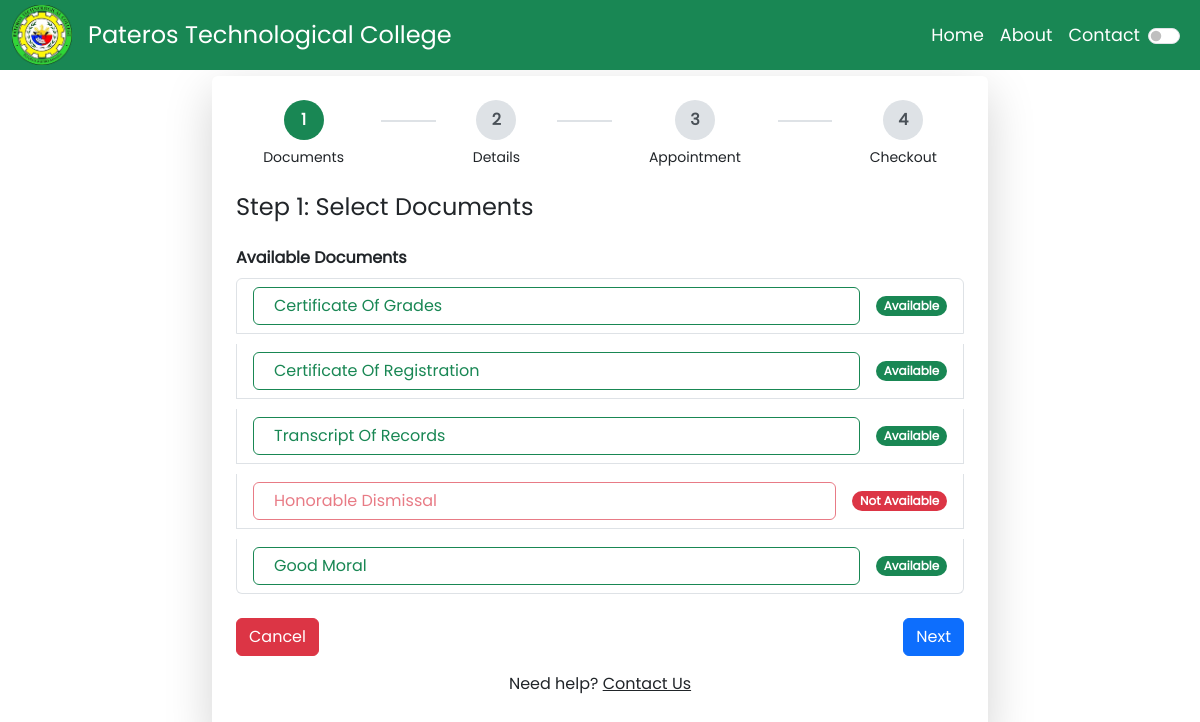
Before: /student/add-request.php (signed in) with the older database file.
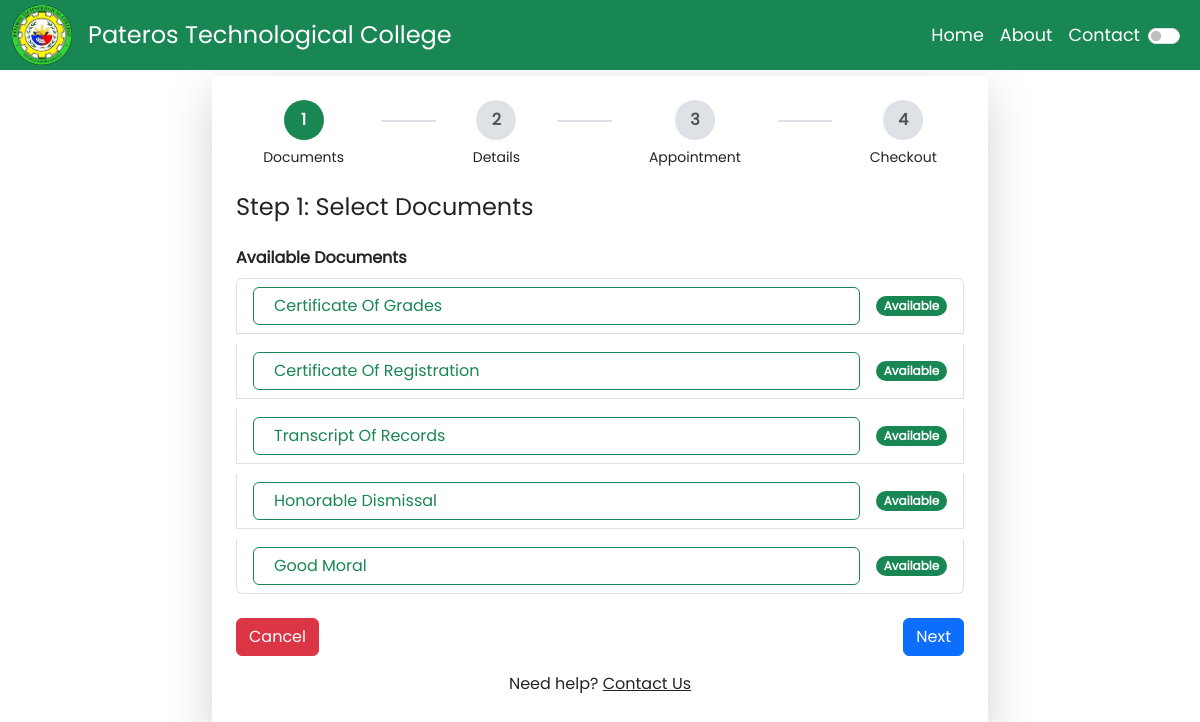
After: the same page with the newer database file.
### tables this page shows
CREATE TABLE `documents` (
  `id` int(15) NOT NULL,
  `code` varchar(15) NOT NULL,
  `name` varchar(255) NOT NULL,
  `price` int(15) NOT NULL,
  `is_available` enum('yes','no') NOT NULL DEFAULT 'yes',
  `eta` int(15) NOT NULL
);

### config/db.php (called while the page is built, shortened)
<?php
class class_model {
    private string $host = "localhost";
    private string $user = "root";
    private string $pass = "";
    private string $dbname = "practice2";
    private mysqli $mysqli;
    public function __construct()
    {
        $this->mysqli = new mysqli($this->host, $this->user, $this->pass, $this->dbname);
    }
    public function getDocuments() {
        $sql = "SELECT * FROM documents";
        $result = $this->mysqli->query($sql);
        return $result->fetch_all(MYSQLI_ASSOC);
    }
}

### student/add-request.php (the view, shortened to what this page needs)
<?php
require_once '../config/db.php';
$cm = new class_model();
?>
<!DOCTYPE html>
<html lang="en">
<head>
    <link rel="stylesheet" href="../vendor/bootstrapv5/css/bootstrap.min.css">
    <link rel="stylesheet" href="../assets/css/app.css">
    <link rel="stylesheet" href="https://cdn.jsdelivr.net/npm/flatpickr/dist/flatpickr.min.css">
</head>
<body>
<header class="text-white text-center">
    <nav class="navbar ">
        <nav class="container-fluid bg-success navbar-expand-lg navbar-light fixed-top">
            <a class="navbar-brand text-white d-none d-lg-flex align-items-center" href="/drmsv3/student/index.php">
                <img src="../assets/images/logo.png" alt="PTC Logo" style="width: 60px; height: 60px;" class="me-3">
                <span style="font-size: 1.50rem; line-height: 60px;">Pateros Technological College</span>
            </a>
            <div class="collapse navbar-collapse" id="navbarNav">
                <ul class="navbar-nav ms-auto align-items-center">
                    <li class="nav-item">
                        <a class="nav-link active text-white" aria-current="page" href="#" style="font-size: 1.1rem;">Home</a>
                    </li>
                    <li class="nav-item">
                        <a class="nav-link text-white" href="#" style="font-size: 1.1rem;">About</a>
                    </li>
                    <li class="nav-item">
                        <a class="nav-link text-white" href="#" style="font-size: 1.1rem;">Contact</a>
                    </li>
                    <li class="nav-item">
                        <div class="form-check form-switch d-flex align-items-center">
                            <input class="form-check-input me-2" type="checkbox" id="themeToggle">
                        </div>
                    </li>
                </ul>
            </div>
    </nav>
</header>
<div class="container mt-1 py-1" style="max-width: 1200px;">
    <div class="row justify-content-center align-items-center mt-1 g-10">
        <div class="col-md-8 mt-5">
            <div class="p-4 shadow-lg rounded" style="background-color: var(--bg-color);">
                <div class="d-flex justify-content-between mb-4" id="stepper">
                    <div class="text-center flex-fill">
                        <div class="circle active" id="step-circle-0">1</div>
                        <small>Documents</small>
                    </div>
                    <div class="line"></div>
                    <div class="text-center flex-fill">
                        <div class="circle" id="step-circle-1">2</div>
                        <small>Details</small>
                    </div>
                    <div class="line"></div>
                    <div class="text-center flex-fill">
                        <div class="circle" id="step-circle-2">3</div>
                        <small>Appointment</small>
                    </div>
                    <div class="line"></div>
                    <div class="text-center flex-fill">
                        <div class="circle" id="step-circle-3">4</div>
                        <small>Checkout</small>
                    </div>
                </div>
                <form id="addRequestForm">
                    <div class="step active" id="step1">
                        <h4 class="mb-4">Step 1: Select Documents</h4>
                        <?php $result = $cm->getDocuments(); ?>
                        <?php if (!empty($result)): ?>
                            <div class="mb-3">
                                <label for="document_selection" class="form-label fw-bold">Available Documents</label>
                                <ul id="document_selection" class="list-group">
                                    <?php foreach ($result as $row):
                                        $docId = htmlspecialchars($row['id']);
                                        $docName = htmlspecialchars($row['name']);
                                        $docPrice = htmlspecialchars($row['price'] ?? 0);
                                        $docEta = htmlspecialchars($row['eta'] ?? 0);
                                        $needsExtraInputs = in_array($docName, ['Certificate Of Grades', 'Certificate Of Registration']);
                                        $isGraduated = ($_SESSION['sessionuser']['status'] ?? '') === 'Graduated';
                                        $isRestrictedDoc = $isGraduated && $needsExtraInputs;
                                        $isAvailable = $row['is_available'] === 'yes';
                                    ?>
                                        <li class="list-group-item">
                                            <div class="d-flex justify-content-between align-items-center">
                                                <button type="button"
                                                        class="btn <?= !$isAvailable || $isRestrictedDoc ? 'btn-outline-danger' : 'btn-outline-success' ?> document-toggle w-100 text-start"
                                                        data-doc-id="<?= $docId ?>"
                                                        data-doc-name="<?= $docName ?>"
                                                        data-doc-price="<?= $docPrice ?>"
                                                        data-doc-eta="<?= $docEta ?>"
                                                        <?= !$isAvailable || $isRestrictedDoc ? 'disabled' : '' ?>>
                                                    <i class="fas fa-file-alt me-2"></i><?= $docName ?>
                                                </button>
                                                <span class="badge bg-<?= !$isAvailable || $isRestrictedDoc ? 'danger' : 'success' ?> rounded-pill ms-3">
                                                    <?= !$isAvailable ? 'Not Available' : ($isRestrictedDoc ? 'Not Available' : 'Available') ?>
                                                </span>
                                            </div>
                                        </li>
                                    <?php endforeach; ?>
                                </ul>
                            </div>
                        <?php else: ?>
                            <p class="text-muted text-center">No documents available for request.</p>
                        <?php endif; ?>
                    </div>
                    <div class="d-flex justify-content-between mt-4">
                        <button type="button" class="btn btn-danger" id="prevBtn">Cancel</button>
                        <button type="button" class="btn btn-primary" id="nextBtn">Next</button>
                    </div>
                </form>
                <p class="text-center mt-3">
                    Need help? <a href="/contact.php" style="color: var(--link-color);">Contact Us</a>
                </p>
            </div>
        </div>
    </div>
</div>
<div id="toastContainer" class="position-fixed top-0 end-0 p-3" style="z-index: 9999"></div>
</body>
</html>

### assets/css/app.css (style rules this page uses)
body { font-family: 'Poppins', sans-serif; }
.step { display: none; }
.step.active { display: block; }
.circle { width: 40px; height: 40px; line-height: 40px; border-radius: 50%; display: inline-block; text-align: center; font-weight: bold; }
.line { flex: 1; height: 2px; background-color: #ccc; margin: auto 10px; }
.circle.active { background-color: #0d6efd; color: #fff; }
.circle { width: 40px; height: 40px; border-radius: 50%; background-color: #dee2e6; color: #495057; display: flex; align-items: center; justify-content: center; margin: 0 auto 5px; font-weight: bold; }
.circle.active { background-color: #198754; color: white; }
.line { flex: 1; height: 2px; background-color: #dee2e6; margin-top: 20px; }
#document_selection { gap: 10px; }
.circle { width: 40px; height: 40px; border-radius: 50%; background-color: #dee2e6; display: flex; align-items: center; justify-content: center; margin: 0 auto 5px; font-weight: bold; }
.line { flex: 1; height: 2px; background-color: #dee2e6; margin: 20px 10px 0; }
.document-toggle { transition: all 0.3s ease; }

Changed rows visible on the page:
changed documents "Honorable Dismissal": is_available "Not Available" → "Available"
